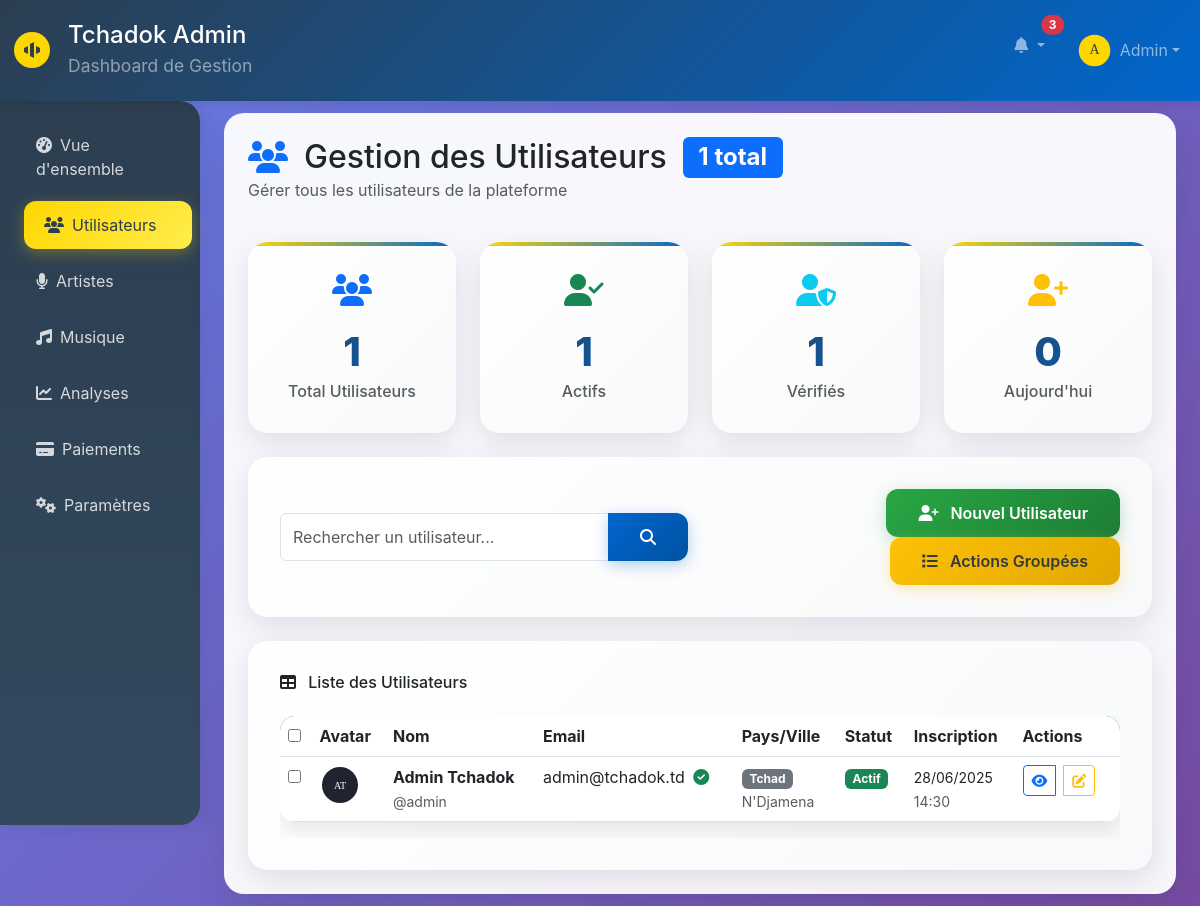
The app's page /admin/dashboard.php?tab=users (signed in) with its own data.
### tables this page shows
CREATE TABLE `users` (
  `id` int(11) NOT NULL,
  `username` varchar(50) NOT NULL,
  `email` varchar(100) NOT NULL,
  `password` varchar(255) NOT NULL,
  `password_hash` varchar(255) NOT NULL,
  `first_name` varchar(50) NOT NULL,
  `last_name` varchar(50) NOT NULL,
  `phone` varchar(20) DEFAULT NULL,
  `country` varchar(50) DEFAULT 'Tchad',
  `city` varchar(50) DEFAULT NULL,
  `profile_image` varchar(255) DEFAULT NULL,
  `date_of_birth` date DEFAULT NULL,
  `gender` enum('M','F','Autre') DEFAULT NULL,
  `preferred_language` varchar(10) DEFAULT 'fr',
  `premium_status` tinyint(1) DEFAULT 0,
  `premium_expires_at` datetime DEFAULT NULL,
  `wallet_balance` decimal(10,2) DEFAULT 0.00,
  `loyalty_points` int(11) DEFAULT 0,
  `email_verified` tinyint(1) DEFAULT 0,
  `verification_token` varchar(255) DEFAULT NULL,
  `reset_token` varchar(255) DEFAULT NULL,
  `reset_expires` datetime DEFAULT NULL,
  `remember_token` varchar(255) DEFAULT NULL,
  `is_active` tinyint(1) DEFAULT 1,
  `last_login` datetime DEFAULT NULL,
  `created_at` timestamp NOT NULL DEFAULT current_timestamp(),
  `updated_at` timestamp NOT NULL DEFAULT current_timestamp() ON UPDATE current_timestamp()
);

### admin/dashboard-tabs/users.php (the view, shortened to what this page needs)
<?php
if ($dbConnected) {
    $page = (int)($_GET['page'] ?? 1);
    $limit = 10;
    $offset = ($page - 1) * $limit;
    $search = $_GET['search'] ?? '';
    $whereClause = $search ? "WHERE first_name LIKE '%$search%' OR last_name LIKE '%$search%' OR username LIKE '%$search%' OR email LIKE '%$search%'" : '';
    $users = $pdo->query("SELECT * FROM users $whereClause ORDER BY created_at DESC LIMIT $limit OFFSET $offset")->fetchAll();
    $userStats = [
        'total' => $pdo->query("SELECT COUNT(*) FROM users")->fetchColumn(),
        'active' => $pdo->query("SELECT COUNT(*) FROM users WHERE is_active = 1")->fetchColumn(),
        'verified' => $pdo->query("SELECT COUNT(*) FROM users WHERE email_verified = 1")->fetchColumn(),
        'new_today' => $pdo->query("SELECT COUNT(*) FROM users WHERE DATE(created_at) = CURDATE()")->fetchColumn(),
    ];
}
?>
<div class="row mb-4">
    <div class="col-12">
        <h2 class="mb-0 d-flex align-items-center">
            <i class="fas fa-users me-3 text-primary"></i>
            Gestion des Utilisateurs
            <span class="badge bg-primary ms-3"><?php echo number_format($userStats['total'] ?? 0); ?> total</span>
        </h2>
        <p class="text-muted">Gérer tous les utilisateurs de la plateforme</p>
    </div>
</div>
<div class="row g-4 mb-4">
    <div class="col-xl-3 col-md-6">
        <div class="stat-card text-center">
            <i class="fas fa-users fa-2x text-primary mb-3"></i>
            <div class="stat-number"><?php echo number_format($userStats['total'] ?? 0); ?></div>
            <h6 class="text-muted mb-0">Total Utilisateurs</h6>
        </div>
    </div>
    <div class="col-xl-3 col-md-6">
        <div class="stat-card text-center">
            <i class="fas fa-user-check fa-2x text-success mb-3"></i>
            <div class="stat-number"><?php echo number_format($userStats['active'] ?? 0); ?></div>
            <h6 class="text-muted mb-0">Actifs</h6>
        </div>
    </div>
    <div class="col-xl-3 col-md-6">
        <div class="stat-card text-center">
            <i class="fas fa-user-shield fa-2x text-info mb-3"></i>
            <div class="stat-number"><?php echo number_format($userStats['verified'] ?? 0); ?></div>
            <h6 class="text-muted mb-0">Vérifiés</h6>
        </div>
    </div>
    <div class="col-xl-3 col-md-6">
        <div class="stat-card text-center">
            <i class="fas fa-user-plus fa-2x text-warning mb-3"></i>
            <div class="stat-number"><?php echo number_format($userStats['new_today'] ?? 0); ?></div>
            <h6 class="text-muted mb-0">Aujourd'hui</h6>
        </div>
    </div>
</div>
<div class="row mb-4">
    <div class="col-12">
        <div class="chart-card">
            <div class="row align-items-center">
                <div class="col-md-6">
                    <form method="GET" class="d-flex">
                        <div class="input-group">
                            <input type="text" class="form-control" name="search" placeholder="Rechercher un utilisateur..."
                                   value="<?php echo htmlspecialchars($search); ?>">
                            <button class="btn btn-admin" type="submit">
                                <i class="fas fa-search"></i>
                            </button>
                        </div>
                    </form>
                </div>
                <div class="col-md-6 text-end">
                    <button class="btn btn-success-admin" data-bs-toggle="modal" data-bs-target="#addUserModal">
                        <i class="fas fa-user-plus me-2"></i>
                        Nouvel Utilisateur
                    </button>
                    <button class="btn btn-warning-admin" data-bs-toggle="modal" data-bs-target="#bulkActionsModal">
                        <i class="fas fa-list me-2"></i>
                        Actions Groupées
                    </button>
                </div>
            </div>
        </div>
    </div>
</div>
<div class="row">
    <div class="col-12">
        <div class="chart-card">
            <h6 class="mb-4">
                <i class="fas fa-table me-2"></i>
                Liste des Utilisateurs
            </h6>
            <?php if (!empty($users)): ?>
            <div class="table-responsive">
                <table class="table table-custom table-hover">
                    <thead>
                        <tr>
                            <th><input type="checkbox" id="selectAll"></th>
                            <th>Avatar</th>
                            <th>Nom</th>
                            <th>Email</th>
                            <th>Pays/Ville</th>
                            <th>Statut</th>
                            <th>Inscription</th>
                            <th>Actions</th>
                        </tr>
                    </thead>
                    <tbody>
                        <?php foreach ($users as $user): ?>
                        <tr>
                            <td><input type="checkbox" class="user-checkbox" value="<?php echo $user['id']; ?>"></td>
                            <td>
                                <img
                                     width="40" height="40" class="rounded-circle">
                            </td>
                            <td>
                                <strong><?php echo htmlspecialchars($user['first_name'] . ' ' . $user['last_name']); ?></strong>
                                <br>
                                <small class="text-muted">@<?php echo htmlspecialchars($user['username']); ?></small>
                            </td>
                            <td>
                                <span><?php echo htmlspecialchars($user['email']); ?></span>
                                <?php if ($user['email_verified']): ?>
                                    <i class="fas fa-check-circle text-success ms-1" title="Email vérifié"></i>
                                <?php endif; ?>
                            </td>
                            <td>
                                <span class="badge bg-secondary"><?php echo htmlspecialchars($user['country'] ?? 'N/A'); ?></span>
                                <?php if ($user['city']): ?>
                                <br><small class="text-muted"><?php echo htmlspecialchars($user['city']); ?></small>
                                <?php endif; ?>
                            </td>
                            <td>
                                <?php if ($user['is_active']): ?>
                                    <span class="badge bg-success">Actif</span>
                                <?php else: ?>
                                    <span class="badge bg-danger">Inactif</span>
                                <?php endif; ?>
                            </td>
                            <td>
                                <small><?php echo date('d/m/Y', strtotime($user['created_at'])); ?></small>
                                <br>
                                <small class="text-muted"><?php echo date('H:i', strtotime($user['created_at'])); ?></small>
                            </td>
                            <td>
                                <div class="btn-group btn-group-sm">
                                    <button class="btn btn-outline-primary" onclick="viewUser(<?php echo $user['id']; ?>)" title="Voir">
                                        <i class="fas fa-eye"></i>
                                    </button>
                                    <button class="btn btn-outline-warning" onclick="editUser(<?php echo $user['id']; ?>)" title="Modifier">
                                        <i class="fas fa-edit"></i>
                                    </button>
                                </div>
                            </td>
                        </tr>
                        <?php endforeach; ?>
                    </tbody>
                </table>
            </div>
            <?php endif; ?>
        </div>
    </div>
</div>

### admin/dashboard.php (style rules this page uses)
:root { --primary-color: #FFD700; --secondary-color: #2C3E50; --accent-color: #0066CC; --success-color: #28a745; --warning-color: #ffc107; --danger-color: #dc3545; --info-color: #17a2b8; --dark-color: #343a40; --light-color: #f8f9fa; }
body { background: linear-gradient(135deg, #667eea 0%, #764ba2 100%); font-family: 'Inter', -apple-system, BlinkMacSystemFont, sans-serif; min-height: 100vh; }
.stat-card { background: linear-gradient(135deg, #ffffff 0%, #f8f9fa 100%); border-radius: 20px; padding: 2rem; box-shadow: 0 10px 30px rgba(0, 0, 0, 0.1); transition: all 0.4s ease; border: none; position: relative; overflow: hidden; }
.stat-card::before { content: ''; position: absolute; top: 0; left: 0; width: 100%; height: 4px; background: linear-gradient(90deg, var(--primary-color), var(--accent-color)); }
.stat-number { font-size: 2.5rem; font-weight: 800; background: linear-gradient(135deg, var(--secondary-color), var(--accent-color)); -webkit-background-clip: text; -webkit-text-fill-color: transparent; background-clip: text; }
.chart-card { background: linear-gradient(135deg, #ffffff 0%, #f8f9fa 100%); border-radius: 20px; padding: 2rem; box-shadow: 0 10px 30px rgba(0, 0, 0, 0.1); height: 100%; border: none; transition: all 0.3s ease; }
.btn-admin { background: linear-gradient(135deg, var(--accent-color), #0052a3); border: none; color: white; padding: 0.75rem 2rem; border-radius: 12px; font-weight: 600; transition: all 0.3s ease; box-shadow: 0 4px 15px rgba(0, 102, 204, 0.3); }
.btn-success-admin { background: linear-gradient(135deg, var(--success-color), #1e7e34); border: none; color: white; padding: 0.75rem 2rem; border-radius: 12px; font-weight: 600; transition: all 0.3s ease; box-shadow: 0 4px 15px rgba(40, 167, 69, 0.3); }
.btn-warning-admin { background: linear-gradient(135deg, var(--warning-color), #e0a800); border: none; color: var(--dark-color); padding: 0.75rem 2rem; border-radius: 12px; font-weight: 600; transition: all 0.3s ease; box-shadow: 0 4px 15px rgba(255, 193, 7, 0.3); }
.table-custom { border-radius: 15px; overflow: hidden; box-shadow: 0 8px 25px rgba(0, 0, 0, 0.1); }
.table-custom thead { background: linear-gradient(135deg, var(--secondary-color), var(--accent-color)); color: white; }
.animate-fade-in { animation: fadeIn 0.6s ease-in-out; }
.chart-card { position: relative; z-index: 1; }

### admin/dashboard-modals/modals.php (style rules this page uses)
.btn-group .btn { margin-right: 0.5rem; }

### records on screen
users: first_name+last_name "Admin Tchadok", username "admin", email "admin@tchadok.td", email_verified 1 (drawn), country "Tchad", city "N'Djamena", is_active "Actif", created_at "28/06/2025", created_at "14:30"

### other values on screen
$userStats['total'] "1"
$userStats['active'] "1"
$userStats['verified'] "1"
$userStats['new_today'] "0"
